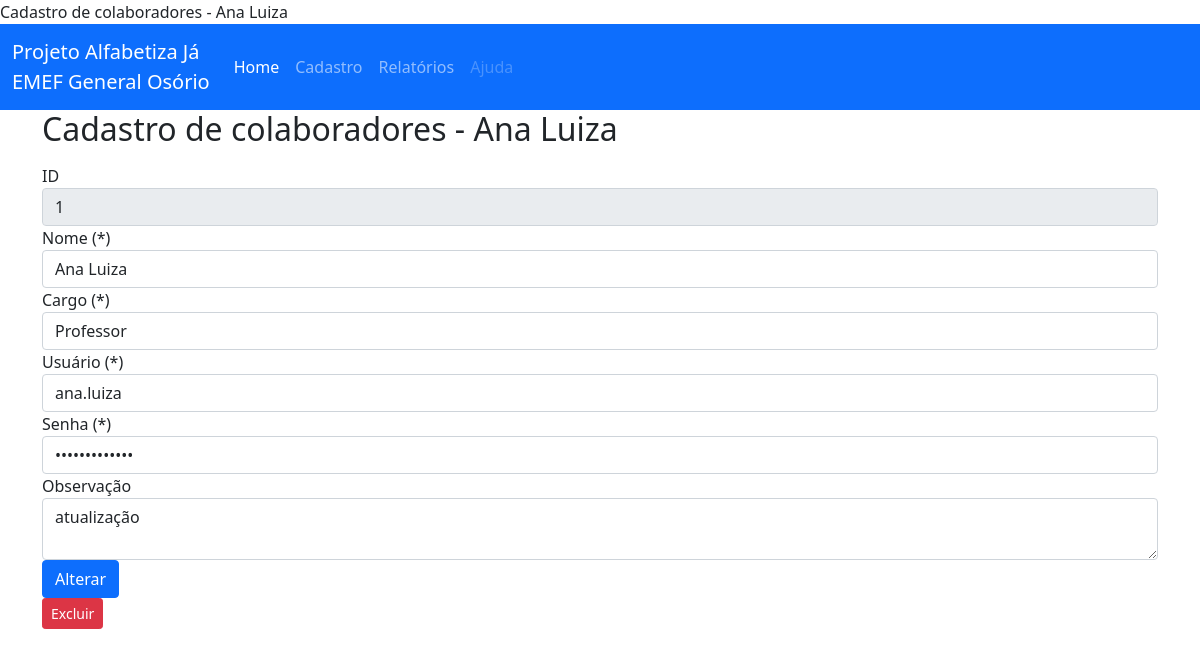
The page /mnucadastro/1/colab_alt on the database its author committed.
### app.py (models this page shows)
class funcionarios(db.Model):
    func_id = db.Column(db.Integer, primary_key=True, nullable=False,autoincrement=True)
    func_nome = db.Column(db.String(45), nullable=False)
    func_cargo = db.Column(db.String(45), nullable=False)
    func_username = db.Column(db.String(20), nullable=False)
    func_password = db.Column(db.String(45), nullable=False)
    func_obs = db.Column(db.String(150))

### app.py (the view, shortened to what this page needs)
@app.route('/mnucadastro/<int:id>/colab_alt', methods=('GET','POST'))    # obrigatório ter o parametro no endereco
def alt_func(id):
    reg_func = get_post_func(id)
    return render_template('funcionarios/altfunc.html', funcionarios=reg_func)

### app.py (called while the page is built)
def get_post_func(id):
    reg_func = funcionarios.query.filter_by(func_id=id).first()
    if reg_func is None:
        flash('Colaborador(a) não cadastrado(a)')
    return reg_func

### templates/funcionarios/altfunc.html
{% extends 'base.html' %}
{% block content %}
  <h2>{% block title %}Cadastro de colaboradores - {{ funcionarios['func_nome'] }} {% endblock %}</h2>
  <p>
    <form method="post">
      <div class="form-group">
        <label for="form_id">ID</label>
        <input readonly type="text" name="form_id" class="form-control"
             value="{{ request.form['form_id'] or funcionarios['func_id']}}"></input>
      </div>
      <div class="form-group">
          <label for="form_nome">Nome (*)</label>
          <input type="text" name="form_nome"
               placeholder="Nome do colabotador(a)" class="form-control"
               value="{{ request.form['form_nome'] or funcionarios['func_nome']}}"></input>
      </div>
      <div class="form-group">
        <label for="form_nome">Cargo (*)</label>
        <input type="text" name="form_cargo"
             placeholder="Cargo" class="form-control"
             value="{{ request.form['form_cargo'] or funcionarios['func_cargo']}}"></input>
      </div>
      <div class="form-group">
        <label for="form_username">Usuário (*)</label>
        <input type="text" name="form_username"
             placeholder="Usuário" class="form-control"
             value="{{ request.form['form_username'] or funcionarios['func_username']}}"></input>
        </div>
        <div class="form-group">
            <label for="form_senha">Senha (*)</label>
            <input type="password" name="form_senha"
             placeholder="Senha" class="form-control"
             value="{{ request.form['form_senha'] or funcionarios['func_password']}}"></input>
        </div>
        <div class="form-group">
          <label for="form_obs">Observação</label>
          <textarea name="form_obs" placeholder="Observação"
                  class="form-control">{{ request.form['form_obs'] or funcionarios['func_obs'] }}</textarea>
        </div>
        <div class="form-group">
          <button type="submit" class="btn btn-primary">Alterar</button>
        </div>
      </form>
      <form action="{{ url_for('del_func', id=funcionarios['func_id']) }}" method="POST">
        <input type="submit" value="Excluir"
              class="btn btn-danger btn-sm"
              onclick="return confirm('Você tem certeza que quer apagar ?')">
      </form>
</p>
{% endblock %}

### rows shown on the page
funcionarios: func_nome "Ana Luiza Ana Luiza", form_id "1", form_nome "Ana Luiza", form_cargo "Professor", form_username "ana.luiza", form_obs "atualização"
